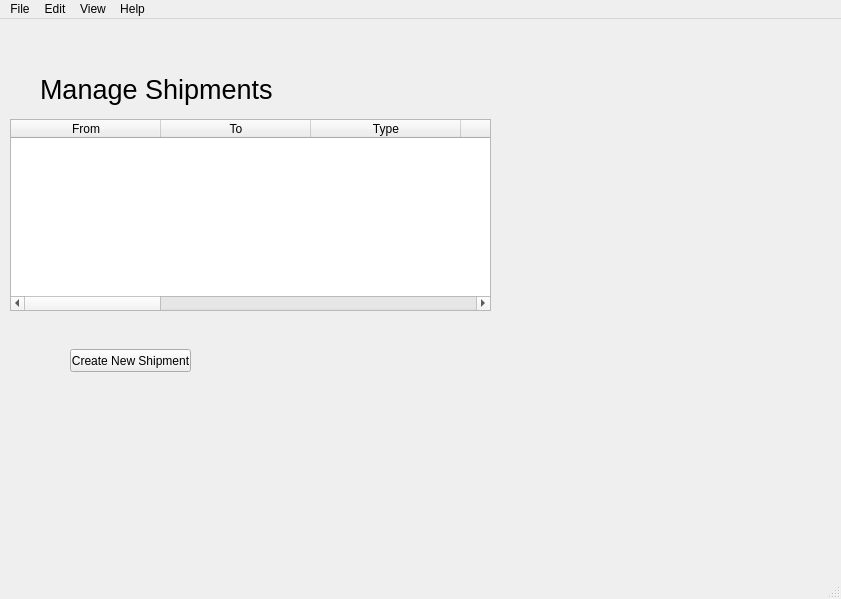
<?xml version="1.0" encoding="UTF-8"?>
<ui version="4.0">
 <class>ManageShipmentsWindow</class>
 <widget class="QMainWindow" name="ManageShipmentsWindow">
  <property name="geometry">
   <rect>
    <x>0</x>
    <y>0</y>
    <width>841</width>
    <height>599</height>
   </rect>
  </property>
  <property name="windowTitle">
   <string>MainWindow</string>
  </property>
  <widget class="QWidget" name="centralwidget">
   <widget class="QLabel" name="label">
    <property name="geometry">
     <rect>
      <x>40</x>
      <y>50</y>
      <width>251</width>
      <height>41</height>
     </rect>
    </property>
    <property name="font">
     <font>
      <pointsize>20</pointsize>
     </font>
    </property>
    <property name="text">
     <string>Manage Shipments</string>
    </property>
   </widget>
   <widget class="QTableWidget" name="tableWidget">
    <property name="geometry">
     <rect>
      <x>10</x>
      <y>100</y>
      <width>481</width>
      <height>192</height>
     </rect>
    </property>
    <attribute name="horizontalHeaderDefaultSectionSize">
     <number>150</number>
    </attribute>
    <column>
     <property name="text">
      <string>From</string>
     </property>
    </column>
    <column>
     <property name="text">
      <string>To</string>
     </property>
    </column>
    <column>
     <property name="text">
      <string>Type</string>
     </property>
    </column>
    <column>
     <property name="text">
      <string>Quantity</string>
     </property>
    </column>
    <column>
     <property name="text">
      <string>Days to Ship</string>
     </property>
    </column>
    <column>
     <property name="text">
      <string>Sent</string>
     </property>
    </column>
    <column>
     <property name="text">
      <string>Sent Date</string>
     </property>
    </column>
    <column>
     <property name="text">
      <string>Expected Arrival Date</string>
     </property>
    </column>
    <column>
     <property name="text">
      <string>Received</string>
     </property>
    </column>
    <column>
     <property name="text">
      <string>Date Received</string>
     </property>
    </column>
   </widget>
   <widget class="QPushButton" name="pushButton">
    <property name="geometry">
     <rect>
      <x>70</x>
      <y>330</y>
      <width>121</width>
      <height>23</height>
     </rect>
    </property>
    <property name="text">
     <string>Create New Shipment</string>
    </property>
   </widget>
  </widget>
  <widget class="QMenuBar" name="menubar">
   <property name="geometry">
    <rect>
     <x>0</x>
     <y>0</y>
     <width>841</width>
     <height>21</height>
    </rect>
   </property>
   <widget class="QMenu" name="menuFile">
    <property name="title">
     <string>File</string>
    </property>
    <addaction name="actionClose"/>
   </widget>
   <widget class="QMenu" name="menuEdit">
    <property name="title">
     <string>Edit</string>
    </property>
   </widget>
   <widget class="QMenu" name="menuView">
    <property name="title">
     <string>View</string>
    </property>
    <addaction name="actionZoom_In"/>
    <addaction name="actionZoom_Out"/>
   </widget>
   <widget class="QMenu" name="menuHelp">
    <property name="title">
     <string>Help</string>
    </property>
   </widget>
   <addaction name="menuFile"/>
   <addaction name="menuEdit"/>
   <addaction name="menuView"/>
   <addaction name="menuHelp"/>
  </widget>
  <widget class="QStatusBar" name="statusbar"/>
  <action name="actionClose">
   <property name="text">
    <string>Close</string>
   </property>
  </action>
  <action name="actionZoom_In">
   <property name="text">
    <string>Zoom In</string>
   </property>
  </action>
  <action name="actionZoom_Out">
   <property name="text">
    <string>Zoom Out</string>
   </property>
  </action>
 </widget>
 <resources/>
 <connections/>
</ui>
